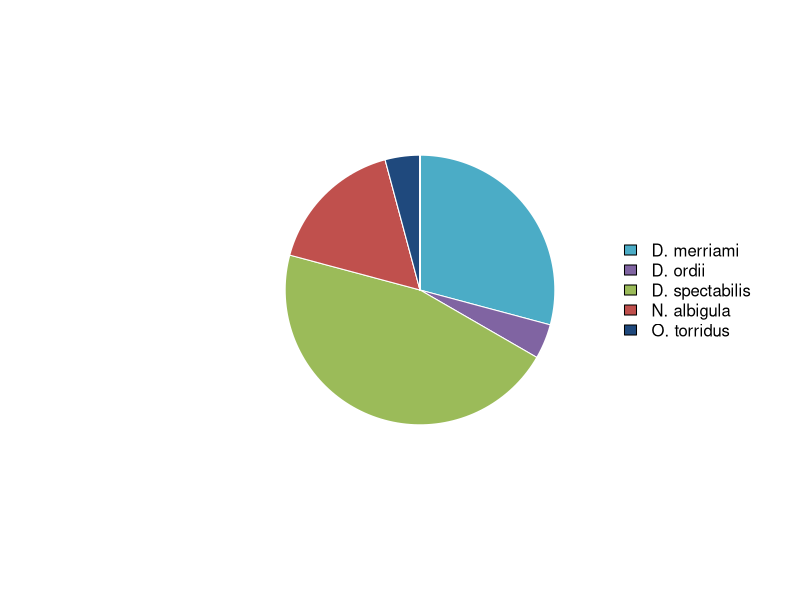

The R source for this figure:


dat = read.csv('Rodent_table_dat.csv',as.is=T)

# ========================================================================================
# pie plot of species composition for a particular period


lbls = c('B. taylori','D. merriami','D. ordii','D. spectabilis','N. albigula','O. leucogaster','O. torridus',
         'C. baileyi','P. eremicus','P. flavus','C. hispidus','C. intermedius','P. leucopus','P. maniculatus',
         'C. penicillatus','R. fulvescens','R. montanus','R. megalotis','S. fulviventer','S. hispidus','S. ochrognathus')

ppcols = c('#F79646','#4BACC6','#8064A2','#9BBB59','#C0504D','#4F81BD','#1F497D','#EEECE1','#D9CC25','#FCD5B5',
           '#FCD5B5','#B7DEE8','#CCC1DA','#D7E4BD','#E6B9B8','#B9CDE5','#8EB4E3','#C4BD97','#7F7F7F','#000000',
           '#1F497D')

# period  for presentation, used 426 (May 2015) and 22 (April 1979)
n = 22


pie(unlist(dat[n,]),
    labels=NA,
    clockwise=TRUE,
    col=ppcols,
    border="white",
    radius=0.7,
    cex=0.8)
legend("right",legend=lbls[dat[n,]>0],bty="n",
       fill=ppcols[dat[n,]>0])
       